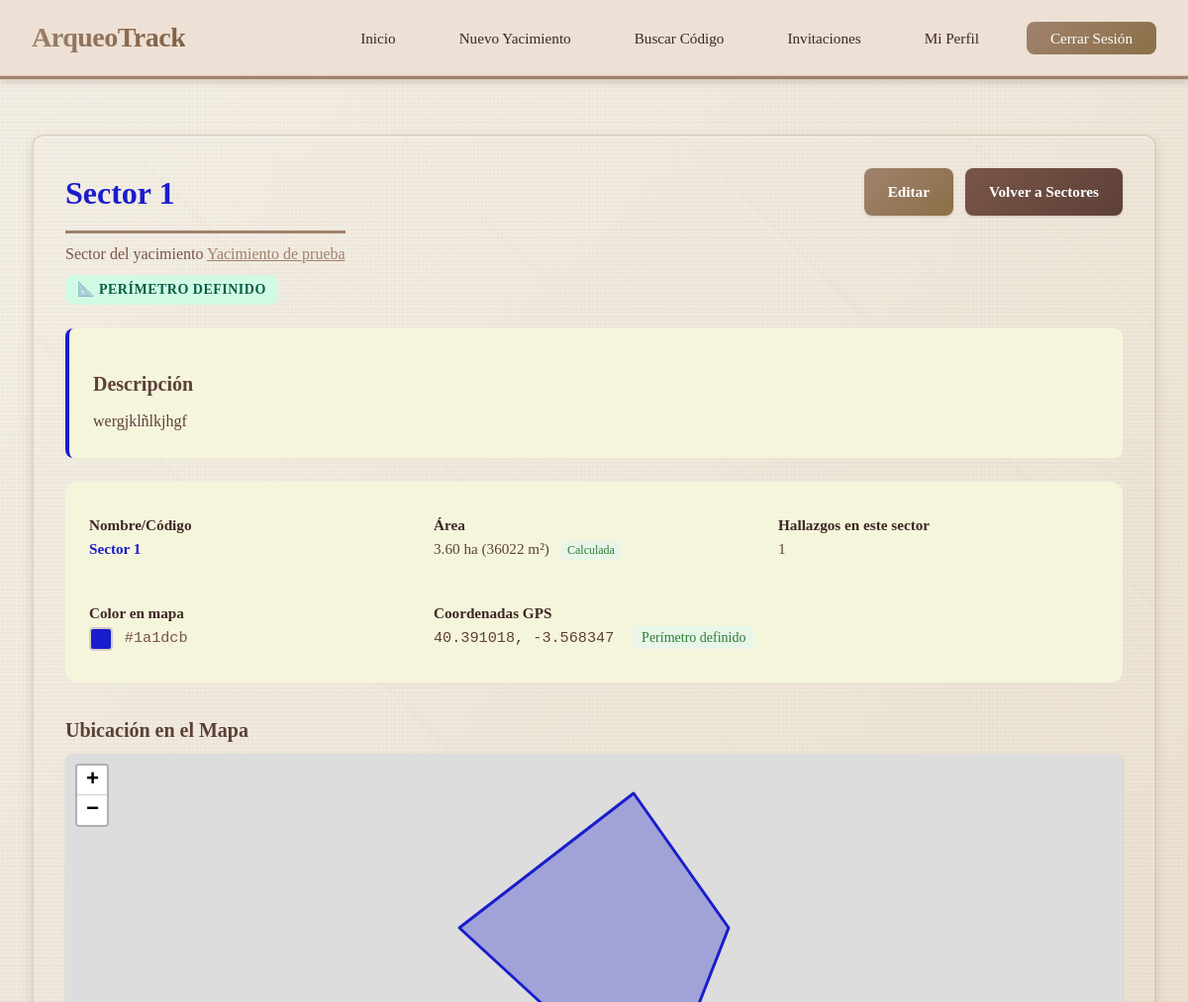
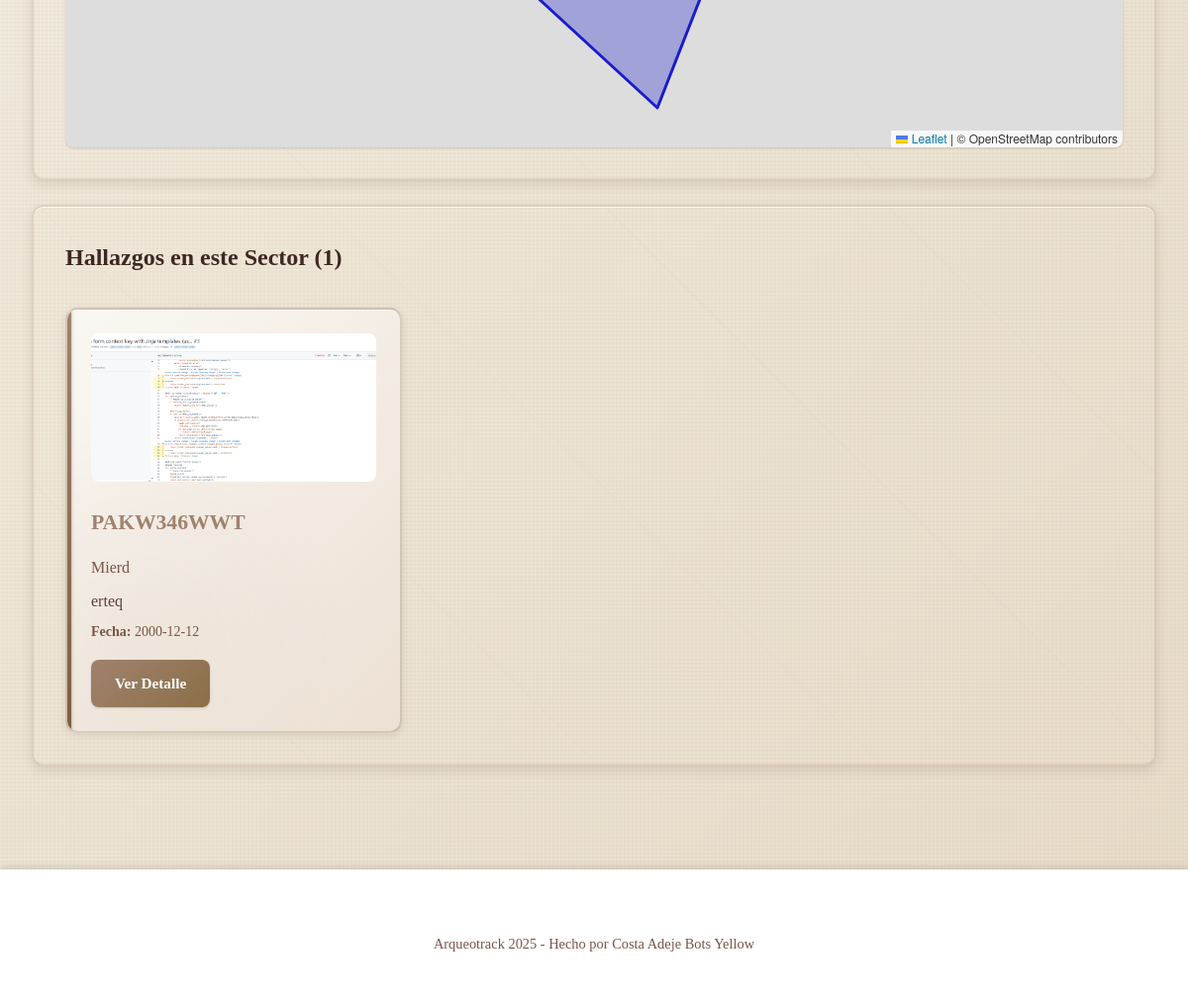
/sector/1 (signed in), run on the app's committed database (2 pictures, top to bottom).
### app/models/sector.py (models this page shows, shortened)
class Sector(db.Model):
    __tablename__ = 'sectores'
    id = db.Column(db.Integer, primary_key=True)
    yacimiento_id = db.Column(db.Integer, db.ForeignKey('yacimientos.id'), nullable=False, index=True)
    nombre = db.Column(db.String(100), nullable=False)
    descripcion = db.Column(db.Text)
    color = db.Column(db.String(20), default='#6366F1')
    lat = db.Column(db.Float)
    lng = db.Column(db.Float)
    polygon_geojson = db.Column(db.Text)  # GeoJSON del polígono del sector (almacenado como texto)
    area = db.Column(db.Float)  # Área en m²
    fecha_creacion = db.Column(db.DateTime, default=datetime.utcnow, nullable=False)
    yacimiento = db.relationship(
        'Yacimiento',
        back_populates='sectores'
    )
    hallazgos = db.relationship(
        'Hallazgo',
        back_populates='sector',
        cascade='all, delete-orphan',
        lazy='dynamic'
    )
    eventos = db.relationship(
        'Evento',
        back_populates='sector',
        lazy='dynamic'
    )
    __table_args__ = (
        db.Index('idx_sectores_yacimiento', 'yacimiento_id'),
    )
    @property
    def total_hallazgos(self):
        return self.hallazgos.count()

### app/models/yacimiento.py (models this page shows, shortened)
class Yacimiento(db.Model):
    __tablename__ = 'yacimientos'
    id = db.Column(db.Integer, primary_key=True)
    user_id = db.Column(db.Integer, db.ForeignKey('usuarios.id'), nullable=False, index=True)
    nombre = db.Column(db.String(200), nullable=False)
    ubicacion = db.Column(db.String(300))
    descripcion = db.Column(db.Text)
    lat = db.Column(db.Float)
    lng = db.Column(db.Float)
    polygon_geojson = db.Column(db.Text)  # GeoJSON del polígono (almacenado como texto)
    area_m2 = db.Column(db.Float)  # Área en metros cuadrados
    altitud_media = db.Column(db.Float)
    responsable = db.Column(db.String(100))
    fecha_inicio = db.Column(db.Date)
    fecha_fin = db.Column(db.Date)
    fecha_creacion = db.Column(db.DateTime, default=datetime.utcnow, nullable=False)
    fecha_actualizacion = db.Column(db.DateTime, default=datetime.utcnow, onupdate=datetime.utcnow)
    propietario = db.relationship(
        'Usuario',
        back_populates='yacimientos'
    )
    hallazgos = db.relationship(
        'Hallazgo',
        back_populates='yacimiento',
        cascade='all, delete-orphan',
        lazy='dynamic'
    )
    sectores = db.relationship(
        'Sector',
        back_populates='yacimiento',
        cascade='all, delete-orphan',
        lazy='dynamic'
    )
    fases = db.relationship(
        'FaseProyecto',
        back_populates='yacimiento',
        cascade='all, delete-orphan',
        lazy='dynamic',
        order_by='FaseProyecto.orden'
    )
    eventos = db.relationship(
        'Evento',
        back_populates='yacimiento',
        cascade='all, delete-orphan',
        lazy='dynamic',
        order_by='Evento.fecha.desc()'
    )
    invitaciones = db.relationship(
        'Invitacion',
        back_populates='yacimiento',
        cascade='all, delete-orphan',
        lazy='dynamic'
    )
    __table_args__ = (
        db.Index('idx_yacimientos_user_fecha', 'user_id', 'fecha_creacion'),
    )

### app/models/hallazgo.py (models this page shows, shortened)
class Hallazgo(db.Model):
    __tablename__ = 'hallazgos'
    id = db.Column(db.Integer, primary_key=True)
    codigo_acceso = db.Column(db.String(10), unique=True, nullable=False, index=True)
    user_id = db.Column(db.Integer, db.ForeignKey('usuarios.id'), nullable=False, index=True)
    yacimiento_id = db.Column(db.Integer, db.ForeignKey('yacimientos.id'), index=True)
    sector_id = db.Column(db.Integer, db.ForeignKey('sectores.id'), index=True)
    encontrado_por_id = db.Column(db.Integer, db.ForeignKey('usuarios.id'))
    tipo = db.Column(db.String(100))
    material = db.Column(db.String(100))
    datacion = db.Column(db.String(100))
    descripcion = db.Column(db.Text)
    notas = db.Column(db.Text)
    ubicacion = db.Column(db.String(200))
    lat = db.Column(db.Float)
    lng = db.Column(db.Float)
    altitud = db.Column(db.Float)
    dimensiones = db.Column(db.String(100))
    peso = db.Column(db.Float)  # En gramos
    estado_conservacion = db.Column(db.String(50))
    foto = db.Column(db.String(200))
    fecha = db.Column(db.Date)
    proceso_extraccion = db.Column(db.Text)
    destino = db.Column(db.String(200))
    fecha_registro = db.Column(db.DateTime, default=datetime.utcnow, nullable=False)
    fecha_actualizacion = db.Column(db.DateTime, default=datetime.utcnow, onupdate=datetime.utcnow)
    propietario = db.relationship(
        'Usuario',
        back_populates='hallazgos',
        foreign_keys=[user_id]
    )
    encontrado_por = db.relationship(
        'Usuario',
        back_populates='hallazgos_encontrados',
        foreign_keys=[encontrado_por_id]
    )
    yacimiento = db.relationship(
        'Yacimiento',
        back_populates='hallazgos'
    )
    sector = db.relationship(
        'Sector',
        back_populates='hallazgos'
    )
    comentarios = db.relationship(
        'Comentario',
        back_populates='hallazgo',
        cascade='all, delete-orphan',
        lazy='dynamic',
        order_by='Comentario.fecha.desc()'
    )
    eventos = db.relationship(
        'Evento',
        back_populates='hallazgo',
        lazy='dynamic'
    )
    __table_args__ = (
        db.Index('idx_hallazgos_yacimiento_fecha', 'yacimiento_id', 'fecha'),
        db.Index('idx_hallazgos_tipo', 'tipo'),
    )

### app/blueprints/sector.py (the view)
@sector_bp.route('/sector/<int:sector_id>')
@login_required
def detalle(sector_id):
    sector = Sector.query.get_or_404(sector_id)
    if sector.yacimiento.user_id != current_user.id and not Invitacion.query.filter_by(
        yacimiento_id=sector.yacimiento_id,
        invitado_id=current_user.id,
        estado='aceptada'
    ).first():
        abort(403)
    return render_template('sectores/detalle.html', sector=sector)

### templates/sectores/detalle.html (shortened to what this page needs)
{% extends "base.html" %}
{% block extra_head %}
<link rel="stylesheet" href="https://unpkg.com/leaflet@1.9.4/dist/leaflet.css" />
{% endblock %}
{% block content %}
<div class="main-content">
    <div class="card">
        <div style="display: flex; justify-content: space-between; align-items: start; flex-wrap: wrap; gap: 1rem; margin-bottom: 1.5rem;">
            <div>
                <h1 style="margin-bottom: 0.5rem; color: {{ sector.color or '#6366f1' }};">{{ sector.nombre }}</h1>
                <p style="color: var(--gray); margin: 0;">
                    Sector del yacimiento <a href="/yacimiento/{{ sector.yacimiento_id }}" style="color: var(--primary-color);">{{ sector.yacimiento.nombre }}</a>
                </p>
                {% if sector.polygon_geojson %}
                    <p style="margin-top: 0.5rem;">
                        <span class="badge badge-success">📐 Perímetro Definido</span>
                    </p>
                {% endif %}
            </div>
            <div class="button-group" style="margin: 0;">
                <a href="/editar_sector/{{ sector.id }}" class="btn">Editar</a>
                <a href="/yacimiento/{{ sector.yacimiento_id }}/sectores" class="btn btn-secondary">Volver a Sectores</a>
            </div>
        </div>
        {% if sector.descripcion %}
            <div style="margin: 1.5rem 0; padding: 1.5rem; background: var(--light-gray); border-radius: var(--border-radius); border-left: 4px solid {{ sector.color or '#6366f1' }};">
                <h3>Descripción</h3>
                <p style="color: var(--dark-secondary); line-height: 1.7; margin: 0.5rem 0 0 0;">
                    {{ sector.descripcion }}
                </p>
            </div>
        {% endif %}
        <div class="detail-grid" style="display: grid; grid-template-columns: repeat(auto-fit, minmax(250px, 1fr)); gap: 1.5rem; padding: 1.5rem; background: var(--light-gray); border-radius: var(--border-radius-lg);">
            <div class="detail-item">
                <strong>Nombre/Código</strong><br>
                <span style="color: {{ sector.color or '#6366f1' }}; font-weight: bold;">{{ sector.nombre }}</span>
            </div>
            {% if sector.area %}
                <div class="detail-item">
                    <strong>Área</strong><br>
                    <span style="color: var(--dark-secondary);">
                        {% if sector.area >= 10000 %}
                            {{ "%.2f"|format(sector.area / 10000) }} ha ({{ "%.0f"|format(sector.area) }} m²)
                        {% else %}
                            {{ "%.2f"|format(sector.area) }} m²
                        {% endif %}
                        {% if sector.polygon_geojson %}
                            <span style="margin-left: 0.5rem; padding: 0.15rem 0.4rem; background: #e8f5e9; color: #2e7d32; border-radius: 4px; font-size: 0.75rem;">Calculada</span>
                        {% endif %}
                    </span>
                </div>
            {% endif %}
            <div class="detail-item">
                <strong>Hallazgos en este sector</strong><br>
                <span style="color: var(--dark-secondary);">{{ sector.total_hallazgos }}</span>
            </div>
            <div class="detail-item">
                <strong>Color en mapa</strong><br>
                <span style="display: inline-block; width: 24px; height: 24px; background: {{ sector.color or '#6366f1' }}; border-radius: 4px; vertical-align: middle; border: 2px solid var(--border-color);"></span>
                <span style="color: var(--gray); font-family: monospace; margin-left: 0.5rem;">{{ sector.color or '#6366f1' }}</span>
            </div>
            {% if sector.lat and sector.lng %}
                <div class="detail-item" style="grid-column: span 2;">
                    <strong>Coordenadas GPS</strong><br>
                    <span style="color: var(--dark-secondary); font-family: monospace;">{{ sector.lat }}, {{ sector.lng }}</span>
                    {% if sector.polygon_geojson %}
                        <span style="margin-left: 1rem; padding: 0.25rem 0.5rem; background: #e8f5e9; color: #2e7d32; border-radius: 4px; font-size: 0.875rem;">Perímetro definido</span>
                    {% endif %}
                </div>
            {% endif %}
        </div>
        {% if sector.lat and sector.lng %}
            <div style="margin-top: 2rem;">
                <h3>Ubicación en el Mapa</h3>
                <div id="sector-map" style="height: 400px; border-radius: var(--border-radius); box-shadow: var(--shadow);"></div>
            </div>
        {% endif %}
    </div>
    {% if sector.hallazgos %}
        <div class="card">
            <h2 style="margin-bottom: 1.5rem; border: none;">Hallazgos en este Sector ({{ sector.total_hallazgos }})</h2>
            <div class="yacimientos-grid">
                {% for hallazgo in sector.hallazgos %}
                    <div class="yacimiento-card">
                        {% if hallazgo.foto %}
                            <div style="margin-bottom: 1rem;">
                                <img src="/uploads/{{ hallazgo.foto }}"
                                     alt="Foto del hallazgo"
                                     style="width: 100%; height: 150px; object-fit: cover; border-radius: var(--border-radius);">
                            </div>
                        {% endif %}
                        <h3>{{ hallazgo.codigo_acceso }}</h3>
                        <p style="color: var(--gray);">{{ hallazgo.tipo|title if hallazgo.tipo else 'Sin clasificar' }}</p>
                        {% if hallazgo.descripcion %}
                            <p style="color: var(--dark-secondary); margin: 0.5rem 0;">
                                {{ hallazgo.descripcion[:100] }}{% if hallazgo.descripcion|length > 100 %}...{% endif %}
                            </p>
                        {% endif %}
                        {% if hallazgo.fecha %}
                            <p style="color: var(--gray); font-size: var(--font-sm); margin-top: 0.5rem;">
                                <strong>Fecha:</strong> {{ hallazgo.fecha }}
                            </p>
                        {% endif %}
                        <a href="/hallazgo/{{ hallazgo.id }}" class="btn" style="margin-top: 1rem;">Ver Detalle</a>
                    </div>
                {% endfor %}
            </div>
        </div>
    {% endif %}
</div>
{% endblock %}

### data on the page
Sector: nombre "Sector 1", descripcion "wergjklñlkjhgf", sector.area/10000 "3.60", area "36022", color "#1a1dcb", lat "40.391018", lng "-3.568347"
Yacimiento: yacimiento.nombre "Yacimiento de prueba"
Hallazgo: foto (picture), codigo_acceso "PAKW346WWT", tipo "Mierd", descripcion "erteq", fecha "2000-12-12"

### other printed values
{{ sector.total_hallazgos }} "1"
